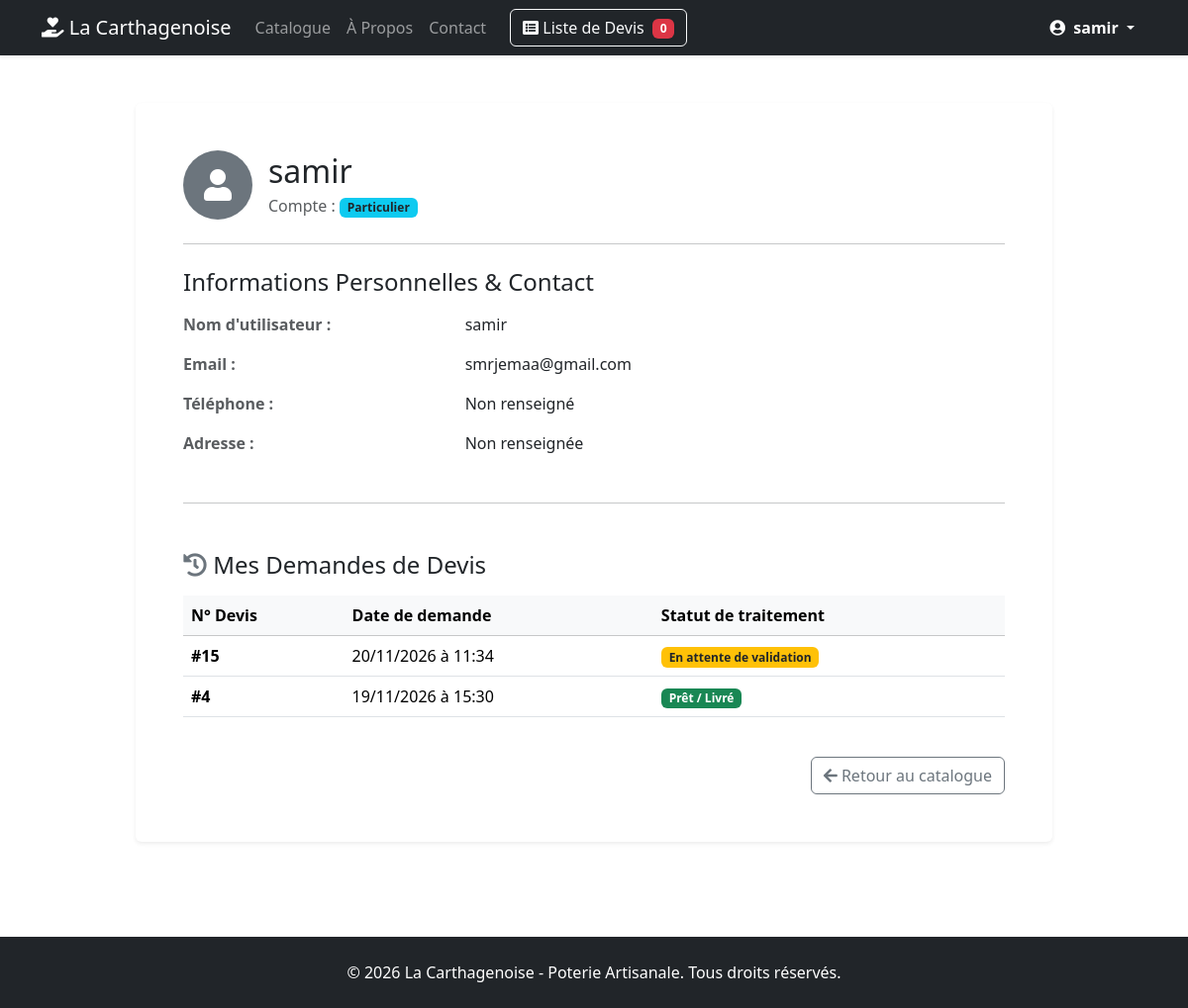
/utilisateur/profil/ (signed in), run on the app's committed database.
### utilisateur/models.py (models this page shows, shortened)
class ProfilUtilisateur(models.Model):
    TYPE_CLIENT_CHOICES = [
        ('particulier', 'Particulier'),
        ('revendeur', 'Revendeur'),
        ('artisan', 'Artisan / Partenaire'),
    ]
    user = models.OneToOneField(
        User, on_delete=models.CASCADE, related_name='profil'
    )
    type_client = models.CharField(
        max_length=20,
        choices=TYPE_CLIENT_CHOICES,
        default='particulier',
        verbose_name="Type de client"
    )
    telephone = models.CharField(
        max_length=20, blank=True, null=True, verbose_name="Téléphone"
    )
    adresse = models.TextField(blank=True, null=True, verbose_name="Adresse")
    nom_entreprise = models.CharField(
        max_length=150, blank=True, null=True, verbose_name="Nom de l'entreprise / Boutique"
    )
    matricule_fiscal = models.CharField(
        max_length=50, blank=True, null=True, verbose_name="Matricule Fiscal / N° TVA"
    )

### devis/models.py (models this page shows, shortened)
class Devis(models.Model):
    STATUT_CHOICES = [
        ('attente', 'En attente de validation'),
        ('valide', 'Validé'),
        ('Livraison', 'En Cour de Livraison'),
        ('termine', 'Prêt / Livré'),
        ('annule', 'Annulé'),
    ]
    utilisateur = models.ForeignKey(
        User, on_delete=models.SET_NULL, null=True, blank=True
    )
    nom_client = models.CharField(max_length=100, blank=True, null=True)
    email_client = models.EmailField(blank=True, null=True)
    telephone = models.CharField(max_length=20, blank=True, null=True)
    date_creation = models.DateTimeField(auto_now_add=True)
    statut = models.CharField(
        max_length=20, choices=STATUT_CHOICES, default='attente'
    )

### utilisateur/views.py (the view)
# urls.py: path('profil/', views.profil, name='profil'),
@login_required
def profil(request):
    mes_devis = Devis.objects.filter(
        utilisateur=request.user).order_by('-date_creation')
    context = {
        'user': request.user,
        'mes_devis': mes_devis,
    }
    return render(request, 'utilisateur/profil.html', context)

### devis/templatetags/devis_extras.py (called while the page is built)
@register.simple_tag(takes_context=True)
def devis_count(context):
    request = context['request']
    devis_panier = request.session.get(DEVIS_SESSION_KEY)
    if devis_panier:
        return len(devis_panier)
    return 0

### utilisateur/templates/utilisateur/profil.html (shortened to what this page needs)
{% extends 'base.html' %}
{% block content %}
<div class="row justify-content-center">
    <div class="col-lg-10">
        <div class="card shadow-sm border-0 my-4">
            <div class="card-body p-4 p-md-5">
                <div class="d-flex align-items-center mb-4">
                    <div class="bg-secondary text-white rounded-circle d-flex align-items-center justify-content-center me-3" style="width: 70px; height: 70px; font-size: 2rem;">
                        <i class="fas fa-user"></i>
                    </div>
                    <div>
                        <h2 class="mb-1">{{ user.get_full_name|default:user.username }}</h2>
                        <p class="text-muted mb-0">
                            Compte : <span class="badge bg-info text-dark">{{ user.profil.get_type_client_display }}</span>
                        </p>
                    </div>
                </div>
                <hr class="mb-4">
                <h4 class="mb-3">Informations Personnelles & Contact</h4>
                <div class="row mb-3">
                    <div class="col-sm-4 fw-bold text-muted">Nom d'utilisateur :</div>
                    <div class="col-sm-8">{{ user.username }}</div>
                </div>
                <div class="row mb-3">
                    <div class="col-sm-4 fw-bold text-muted">Email :</div>
                    <div class="col-sm-8">{{ user.email }}</div>
                </div>
                <div class="row mb-3">
                    <div class="col-sm-4 fw-bold text-muted">Téléphone :</div>
                    <div class="col-sm-8">{{ user.profil.telephone|default:"Non renseigné" }}</div>
                </div>
                <div class="row mb-3">
                    <div class="col-sm-4 fw-bold text-muted">Adresse :</div>
                    <div class="col-sm-8">{{ user.profil.adresse|default:"Non renseignée" }}</div>
                </div>
                <hr class="my-5">
                <h4 class="mb-3"><i class="fas fa-history text-secondary"></i> Mes Demandes de Devis</h4>
                <div class="table-responsive">
                    <table class="table table-hover align-middle">
                        <thead class="table-light">
                            <tr>
                                <th>N° Devis</th>
                                <th>Date de demande</th>
                                <th>Statut de traitement</th>
                            </tr>
                        </thead>
                        <tbody>
                            {% for devis in mes_devis %}
                                <tr>
                                    <td class="fw-bold">#{{ devis.id }}</td>
                                    <td>{{ devis.date_creation|date:"d/m/Y à H:i" }}</td>
                                    <td>
                                        {% if devis.statut == 'attente' %}
                                            <span class="badge bg-warning text-dark">{{ devis.get_statut_display }}</span>
                                        {% elif devis.statut == 'valide' %}
                                            <span class="badge bg-primary">{{ devis.get_statut_display }}</span>
                                        {% elif devis.statut == 'termine' %}
                                            <span class="badge bg-success">{{ devis.get_statut_display }}</span>
                                        {% else %}
                                            <span class="badge bg-danger">{{ devis.get_statut_display }}</span>
                                        {% endif %}
                                    </td>
                                </tr>
                            {% endfor %}
                        </tbody>
                    </table>
                </div>
                <div class="d-flex justify-content-end mt-4">
                    <a href="{% url 'catalogue:liste_produits' %}" class="btn btn-outline-secondary">
                        <i class="fas fa-arrow-left"></i> Retour au catalogue
                    </a>
                </div>
            </div>
        </div>
    </div>
</div>
{% endblock %}

### templates/includes/navbar.html (shortened to what this page needs)
{% load devis_extras %}
<header>
  <nav class="navbar navbar-expand-lg navbar-dark bg-dark shadow-sm">
    <div class="container">
      <a class="navbar-brand" href="{% url 'catalogue:liste_produits' %}">
        <i class="fas fa-hand-holding-heart"></i> La Carthagenoise
      </a>
      <div class="collapse navbar-collapse" id="navbarNav">
        <ul class="navbar-nav mb-2 mb-lg-0">
          <li class="nav-item">
            <a class="nav-link" href="{% url 'catalogue:liste_produits' %}">Catalogue</a>
          </li>
          <li class="nav-item">
            <a class="nav-link" href="{% url 'pages:a_propos' %}">À Propos</a>
          </li>
          <li class="nav-item">
            <a class="nav-link" href="{% url 'pages:contact' %}">Contact</a>
          </li>
        </ul>
        <div class="d-flex align-items-center my-2 my-lg-0 ms-lg-3">
          <a href="{% url 'devis:view_devis' %}" class="btn btn-outline-light text-nowrap">
            <i class="fas fa-list-alt"></i> Liste de Devis
            <span class="badge bg-danger ms-1">{% devis_count %}</span>
          </a>
        </div>
        <div class="d-flex align-items-center flex-wrap gap-2 ms-lg-auto">
          <ul class="navbar-nav align-items-lg-center">
            {% if user.is_authenticated %}
              <li class="nav-item dropdown">
                <button class="btn btn-dark dropdown-toggle text-white fw-bold border-0 bg-transparent text-nowrap" type="button" id="userDropdown" data-bs-toggle="dropdown" aria-expanded="false">
                  <i class="fas fa-user-circle me-1"></i> {{ user.get_full_name|default:user.username }}
                </button>
              </li>
            {% endif %}
          </ul>
        </div>
      </div>
    </div>
  </nav>
</header>

### data on the page
Devis: id "15", date_creation "20/11/2026 à 11:34", statut "En attente de validation"
Devis: id "4", date_creation "19/11/2026 à 15:30", statut "Prêt / Livré"

### other printed values
{{ user.get_full_name|default:user.username }} "samir"
{{ user.profil.get_type_client_display }} "Particulier"
{{ user.username }} "samir"
{{ user.email }} "smrjemaa@gmail.com"
{{ user.profil.telephone|default:"Non renseigné" }} "Non renseigné"
{{ user.profil.adresse|default:"Non renseignée" }} "Non renseignée"
